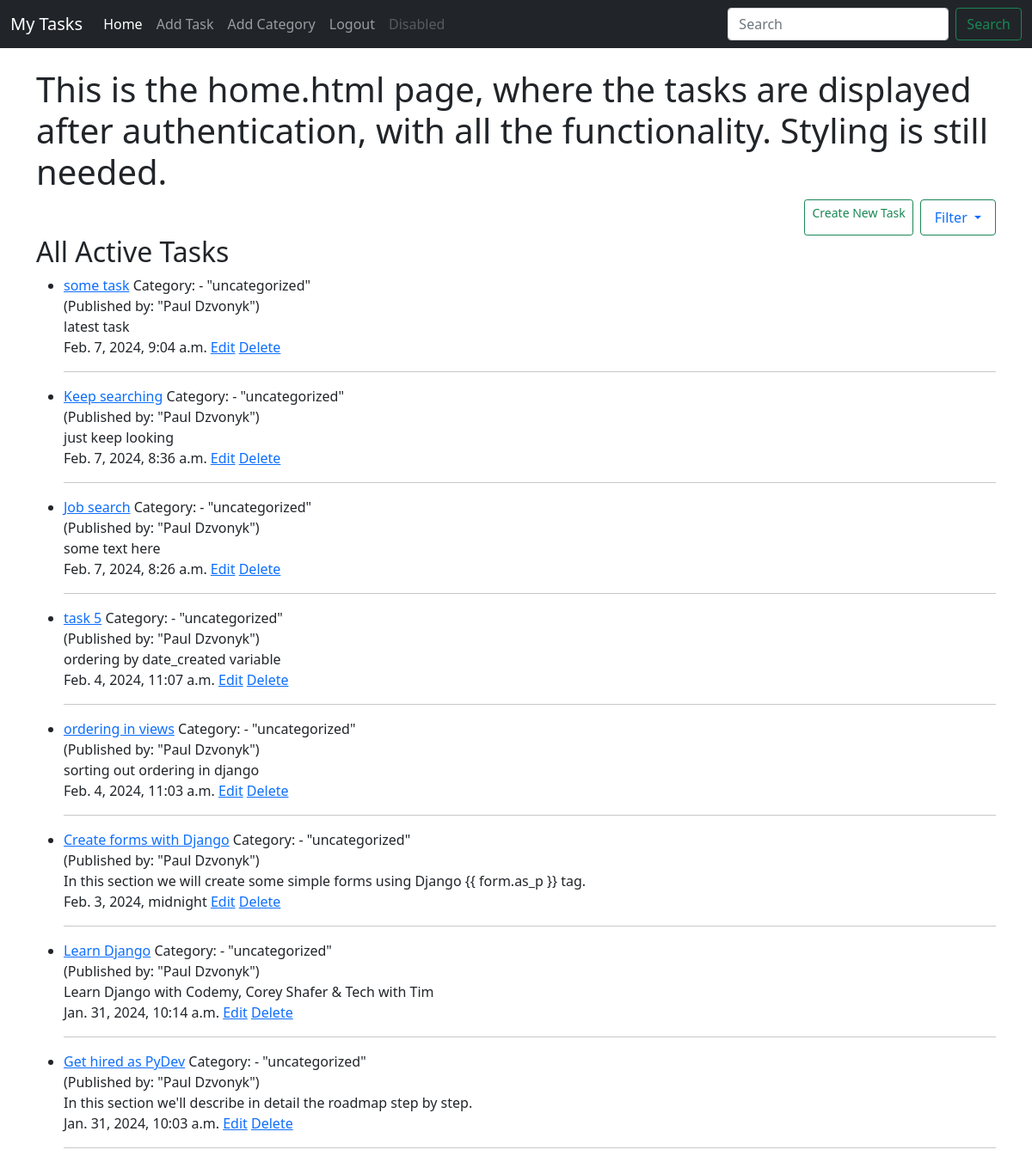
Before: / (signed in) with the older database file.
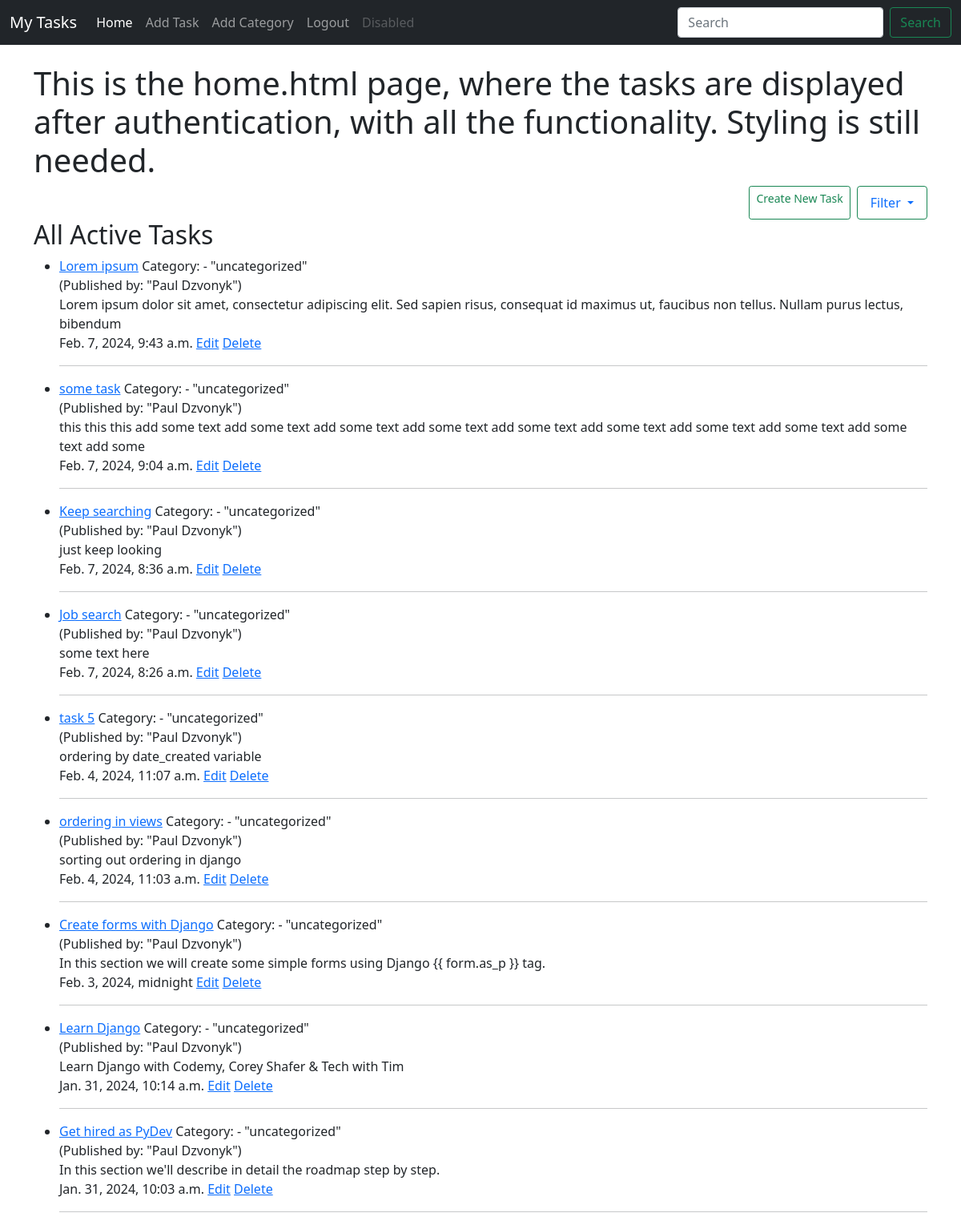
After: the same page with the newer database file.
### task/models.py (models this page shows, shortened)
class Task(models.Model):
    title = models.CharField(max_length=200)
    title_tag = models.CharField(max_length=200)
    author = models.ForeignKey(User, on_delete=models.CASCADE)
    short_description = models.TextField()
    date_created = models.DateTimeField(auto_now_add=True)
    priority = models.IntegerField(default=0)
    category = models.CharField(max_length=200, default='uncategorized')
    completed = models.BooleanField(default=False)

### task/views.py (the view)
# urls.py: path('', HomeView.as_view(), name='home'),
class HomeView(ListView):
    model = Task
    template_name = 'task/home.html'
    ordering = ['-date_created']

### task/templates/task/home.html (shortened to what this page needs)
{% extends 'task/base.html' %}
{% block content %}
{% if user.is_authenticated %}
<h1>This is the home.html page, where the tasks are displayed after authentication, with all the functionality.
    Styling is still needed.</h1>
<div class="d-grid gap-2 d-md-flex justify-content-md-end">
    <a href="{% url 'add_task' %}" class="btn btn-outline-success btn-sm">Create New Task</a>
    <a class="nav-link dropdown-toggle btn btn-outline-success" href="#" id="navbarDropdown" role="button" data-bs-toggle="dropdown" aria-expanded="false">
        Filter
    </a>
</div>
<h2>All Active Tasks</h2>
<ul>
{% for task in object_list %}
    <li>
        <a href="{% url 'task-detail' task.pk %}">{{ task.title }}</a>
        Category: - "{{ task.category }}" <br>
        (Published by: "{{ task.author.first_name }} {{ task.author.last_name }}")
        <br>
        {{ task.short_description|slice:":150"}}
        <br>
        {{ task.date_created }}
        {% if user.is_authenticated %}
        <a href="{% url 'edit_task' task.pk %}">Edit</a>
        <a href="{% url 'delete_task' task.pk %}">Delete</a>
        {% endif %}
        <hr>
    </li>
    {% endfor %}
</ul>
{% endif %}
{% endblock %}

Changed rows visible on the page:
added Task: title "Lorem ipsum", category "uncategorized", author.first_name "Paul", author.last_name "Dzvonyk", short_description "Lorem ipsum dolor sit amet, consectetur adipiscing elit. Sed sapien risus, consequat id maximus ut, faucibus non tellus. Nullam purus lectus, bibendum", date_created "Feb. 7, 2024, 9:43 a.m."
changed Task "some task": short_description "latest task" → "this this this add some text add some text add some text add some text add some text add some text add some text add some text add some text add some"
